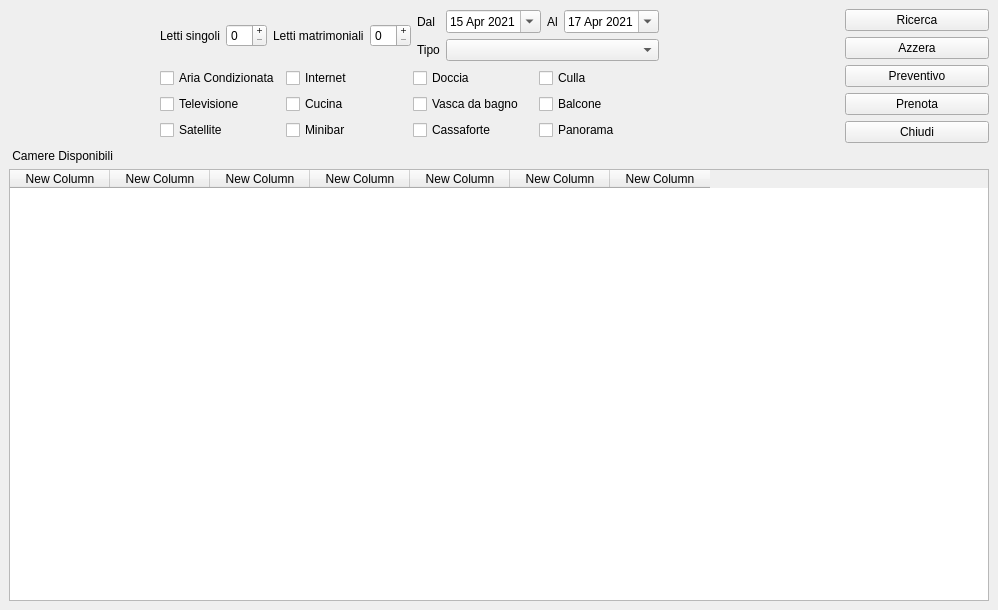
<?xml version="1.0" encoding="UTF-8"?>
<ui version="4.0">
 <class>MainWindow</class>
 <widget class="QMainWindow" name="MainWindow">
  <property name="geometry">
   <rect>
    <x>0</x>
    <y>0</y>
    <width>998</width>
    <height>610</height>
   </rect>
  </property>
  <property name="windowTitle">
   <string>MainWindow</string>
  </property>
  <property name="styleSheet">
   <string notr="true">font: 10pt &quot;Arial&quot;;</string>
  </property>
  <widget class="QWidget" name="centralwidget">
   <layout class="QVBoxLayout" name="verticalLayout">
    <item>
     <layout class="QHBoxLayout" name="horizontalLayout">
      <item>
       <widget class="QLabel" name="logo">
        <property name="maximumSize">
         <size>
          <width>200</width>
          <height>260</height>
         </size>
        </property>
        <property name="text">
         <string/>
        </property>
        <property name="pixmap">
         <pixmap>resources/logo/logo_small_200x230.png</pixmap>
        </property>
       </widget>
      </item>
      <item>
       <layout class="QVBoxLayout" name="verticalLayout_4">
        <item>
         <layout class="QGridLayout" name="gridLayout_6">
          <item row="0" column="4">
           <layout class="QGridLayout" name="gridLayout_7">
            <item row="0" column="1">
             <widget class="QDateEdit" name="date_dal">
              <property name="calendarPopup">
               <bool>true</bool>
              </property>
              <property name="date">
               <date>
                <year>2021</year>
                <month>4</month>
                <day>15</day>
               </date>
              </property>
             </widget>
            </item>
            <item row="0" column="2">
             <widget class="QLabel" name="label_7">
              <property name="text">
               <string>Al</string>
              </property>
             </widget>
            </item>
            <item row="0" column="0">
             <widget class="QLabel" name="label_6">
              <property name="text">
               <string>Dal</string>
              </property>
             </widget>
            </item>
            <item row="2" column="0">
             <widget class="QLabel" name="label_5">
              <property name="text">
               <string>Tipo</string>
              </property>
             </widget>
            </item>
            <item row="0" column="3">
             <widget class="QDateEdit" name="date_al">
              <property name="calendarPopup">
               <bool>true</bool>
              </property>
              <property name="date">
               <date>
                <year>2021</year>
                <month>4</month>
                <day>17</day>
               </date>
              </property>
             </widget>
            </item>
            <item row="2" column="1" colspan="3">
             <widget class="QComboBox" name="combo_tipo"/>
            </item>
           </layout>
          </item>
          <item row="0" column="1">
           <widget class="QSpinBox" name="spin_singoli">
            <property name="buttonSymbols">
             <enum>QAbstractSpinBox::PlusMinus</enum>
            </property>
           </widget>
          </item>
          <item row="0" column="2">
           <widget class="QLabel" name="label_4">
            <property name="text">
             <string>Letti matrimoniali</string>
            </property>
           </widget>
          </item>
          <item row="0" column="0">
           <widget class="QLabel" name="label_3">
            <property name="text">
             <string>Letti singoli</string>
            </property>
           </widget>
          </item>
          <item row="0" column="3">
           <widget class="QSpinBox" name="spin_matrim">
            <property name="buttonSymbols">
             <enum>QAbstractSpinBox::PlusMinus</enum>
            </property>
           </widget>
          </item>
         </layout>
        </item>
        <item>
         <layout class="QGridLayout" name="gridLayout_3">
          <item row="0" column="1">
           <widget class="QCheckBox" name="cb_internet">
            <property name="text">
             <string>Internet</string>
            </property>
           </widget>
          </item>
          <item row="1" column="0">
           <widget class="QCheckBox" name="cb_televisione">
            <property name="text">
             <string>Televisione</string>
            </property>
           </widget>
          </item>
          <item row="2" column="2">
           <widget class="QCheckBox" name="cb_cassaforte">
            <property name="text">
             <string>Cassaforte</string>
            </property>
           </widget>
          </item>
          <item row="2" column="0">
           <widget class="QCheckBox" name="cb_satellite">
            <property name="text">
             <string>Satellite</string>
            </property>
           </widget>
          </item>
          <item row="0" column="2">
           <widget class="QCheckBox" name="cb_doccia">
            <property name="text">
             <string>Doccia</string>
            </property>
           </widget>
          </item>
          <item row="0" column="0">
           <widget class="QCheckBox" name="cb_ariaCondizionata">
            <property name="text">
             <string>Aria Condizionata</string>
            </property>
           </widget>
          </item>
          <item row="2" column="1">
           <widget class="QCheckBox" name="cb_minibar">
            <property name="text">
             <string>Minibar</string>
            </property>
           </widget>
          </item>
          <item row="1" column="1">
           <widget class="QCheckBox" name="cb_cucina">
            <property name="text">
             <string>Cucina</string>
            </property>
           </widget>
          </item>
          <item row="1" column="2">
           <widget class="QCheckBox" name="cb_vascaDaBagno">
            <property name="text">
             <string>Vasca da bagno</string>
            </property>
           </widget>
          </item>
          <item row="0" column="3">
           <widget class="QCheckBox" name="cb_culla">
            <property name="text">
             <string>Culla</string>
            </property>
           </widget>
          </item>
          <item row="1" column="3">
           <widget class="QCheckBox" name="cb_balcone">
            <property name="text">
             <string>Balcone</string>
            </property>
           </widget>
          </item>
          <item row="2" column="3">
           <widget class="QCheckBox" name="cb_panorama">
            <property name="text">
             <string>Panorama</string>
            </property>
           </widget>
          </item>
         </layout>
        </item>
       </layout>
      </item>
      <item>
       <spacer name="horizontalSpacer">
        <property name="orientation">
         <enum>Qt::Horizontal</enum>
        </property>
        <property name="sizeType">
         <enum>QSizePolicy::Fixed</enum>
        </property>
        <property name="sizeHint" stdset="0">
         <size>
          <width>180</width>
          <height>20</height>
         </size>
        </property>
       </spacer>
      </item>
      <item>
       <layout class="QVBoxLayout" name="verticalLayout_3">
        <item>
         <widget class="QPushButton" name="pb_ricerca">
          <property name="text">
           <string>Ricerca</string>
          </property>
         </widget>
        </item>
        <item>
         <widget class="QPushButton" name="pb_azzera">
          <property name="text">
           <string>Azzera</string>
          </property>
         </widget>
        </item>
        <item>
         <widget class="QPushButton" name="pb_preventivo">
          <property name="text">
           <string>Preventivo</string>
          </property>
         </widget>
        </item>
        <item>
         <widget class="QPushButton" name="pb_prenota">
          <property name="text">
           <string>Prenota</string>
          </property>
         </widget>
        </item>
        <item>
         <widget class="QPushButton" name="pb_chiudi">
          <property name="text">
           <string>Chiudi</string>
          </property>
         </widget>
        </item>
       </layout>
      </item>
     </layout>
    </item>
    <item>
     <layout class="QVBoxLayout" name="verticalLayout_2">
      <item>
       <widget class="QLabel" name="labelCamere">
        <property name="text">
         <string> Camere Disponibili</string>
        </property>
       </widget>
      </item>
      <item>
       <widget class="QTableWidget" name="tabellaCamere">
        <column>
         <property name="text">
          <string>New Column</string>
         </property>
        </column>
        <column>
         <property name="text">
          <string>New Column</string>
         </property>
        </column>
        <column>
         <property name="text">
          <string>New Column</string>
         </property>
        </column>
        <column>
         <property name="text">
          <string>New Column</string>
         </property>
        </column>
        <column>
         <property name="text">
          <string>New Column</string>
         </property>
        </column>
        <column>
         <property name="text">
          <string>New Column</string>
         </property>
        </column>
        <column>
         <property name="text">
          <string>New Column</string>
         </property>
        </column>
       </widget>
      </item>
     </layout>
    </item>
   </layout>
  </widget>
 </widget>
 <resources/>
 <connections/>
</ui>
